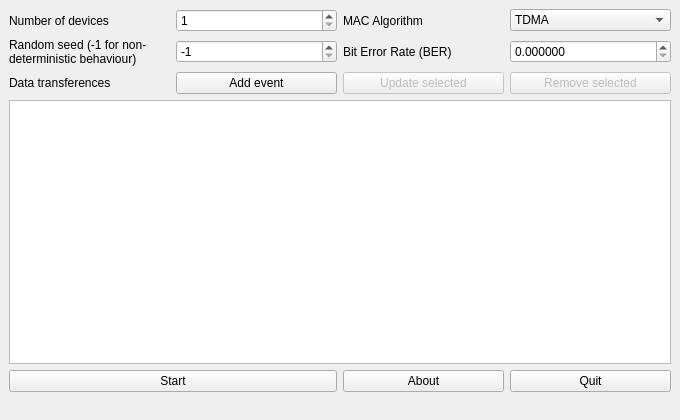
<?xml version="1.0" encoding="UTF-8"?>
<ui version="4.0">
 <class>MainWindow</class>
 <widget class="QMainWindow" name="MainWindow">
  <property name="geometry">
   <rect>
    <x>0</x>
    <y>0</y>
    <width>680</width>
    <height>420</height>
   </rect>
  </property>
  <property name="sizePolicy">
   <sizepolicy hsizetype="Fixed" vsizetype="Fixed">
    <horstretch>0</horstretch>
    <verstretch>0</verstretch>
   </sizepolicy>
  </property>
  <property name="minimumSize">
   <size>
    <width>680</width>
    <height>420</height>
   </size>
  </property>
  <property name="maximumSize">
   <size>
    <width>680</width>
    <height>420</height>
   </size>
  </property>
  <property name="windowTitle">
   <string>DLSim</string>
  </property>
  <widget class="QWidget" name="centralwidget">
   <layout class="QGridLayout" name="gridLayout">
    <item row="0" column="2">
     <widget class="QLabel" name="label_2">
      <property name="text">
       <string>MAC Algorithm</string>
      </property>
      <property name="wordWrap">
       <bool>true</bool>
      </property>
     </widget>
    </item>
    <item row="0" column="0">
     <widget class="QLabel" name="label">
      <property name="text">
       <string>Number of devices</string>
      </property>
      <property name="wordWrap">
       <bool>true</bool>
      </property>
     </widget>
    </item>
    <item row="4" column="3">
     <widget class="QPushButton" name="btQuit">
      <property name="text">
       <string>Quit</string>
      </property>
     </widget>
    </item>
    <item row="2" column="0">
     <widget class="QLabel" name="label_4">
      <property name="text">
       <string>Data transferences</string>
      </property>
      <property name="wordWrap">
       <bool>true</bool>
      </property>
     </widget>
    </item>
    <item row="4" column="0" colspan="2">
     <widget class="QPushButton" name="btStart">
      <property name="text">
       <string>Start</string>
      </property>
     </widget>
    </item>
    <item row="3" column="0" colspan="4">
     <widget class="QListWidget" name="lwEvents"/>
    </item>
    <item row="0" column="3">
     <widget class="QComboBox" name="cbAlg">
      <item>
       <property name="text">
        <string>TDMA</string>
       </property>
      </item>
      <item>
       <property name="text">
        <string>CSMA/CA</string>
       </property>
      </item>
     </widget>
    </item>
    <item row="4" column="2">
     <widget class="QPushButton" name="btAbout">
      <property name="text">
       <string>About</string>
      </property>
     </widget>
    </item>
    <item row="0" column="1">
     <widget class="QSpinBox" name="sbDevices">
      <property name="minimum">
       <number>1</number>
      </property>
     </widget>
    </item>
    <item row="2" column="1" colspan="3">
     <layout class="QHBoxLayout" name="horizontalLayout">
      <item>
       <widget class="QPushButton" name="btAddLoad">
        <property name="text">
         <string>Add event</string>
        </property>
       </widget>
      </item>
      <item>
       <widget class="QPushButton" name="btUpdateSel">
        <property name="enabled">
         <bool>false</bool>
        </property>
        <property name="text">
         <string>Update selected</string>
        </property>
       </widget>
      </item>
      <item>
       <widget class="QPushButton" name="btRemoveSel">
        <property name="enabled">
         <bool>false</bool>
        </property>
        <property name="text">
         <string>Remove selected</string>
        </property>
       </widget>
      </item>
     </layout>
    </item>
    <item row="1" column="0">
     <widget class="QLabel" name="label_3">
      <property name="text">
       <string>Random seed (-1 for non-deterministic behaviour)</string>
      </property>
      <property name="scaledContents">
       <bool>false</bool>
      </property>
      <property name="wordWrap">
       <bool>true</bool>
      </property>
     </widget>
    </item>
    <item row="1" column="1">
     <widget class="QSpinBox" name="sbSeed">
      <property name="minimum">
       <number>-1</number>
      </property>
      <property name="maximum">
       <number>1000</number>
      </property>
      <property name="value">
       <number>-1</number>
      </property>
     </widget>
    </item>
    <item row="1" column="2">
     <widget class="QLabel" name="label_5">
      <property name="text">
       <string>Bit Error Rate (BER)</string>
      </property>
      <property name="wordWrap">
       <bool>true</bool>
      </property>
     </widget>
    </item>
    <item row="1" column="3">
     <widget class="QDoubleSpinBox" name="sbBER">
      <property name="decimals">
       <number>6</number>
      </property>
      <property name="maximum">
       <double>0.999999000000000</double>
      </property>
      <property name="singleStep">
       <double>0.000001000000000</double>
      </property>
      <property name="value">
       <double>0.000000000000000</double>
      </property>
     </widget>
    </item>
   </layout>
  </widget>
  <widget class="QStatusBar" name="statusbar">
   <property name="sizeGripEnabled">
    <bool>false</bool>
   </property>
  </widget>
 </widget>
 <resources/>
 <connections/>
</ui>
